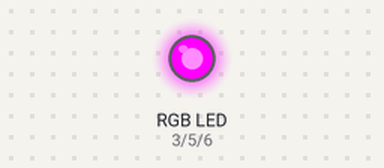
Recording of a sketch running on a simulated Arduino Uno, built with avr-gcc and run on an emulated ATmega328P. On the bench: an RGB LED mixed from three pins (HIGH = lit).

Above: at 0.1 s.
Timing chart, 0 to 1.6 s (numbered marks = the images above):
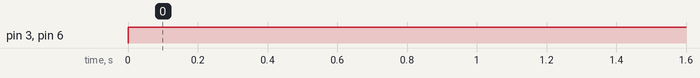

Measured:
- by itself, pin 3 (assume_R_connected_to_pin), pin 6 (assume_B_connected_to_pin): LOW → HIGH at 0.00 s

The sketch:

RGB_LED.ino
```cpp
// RGB LED sample code

void setup() {
  pinMode(3, OUTPUT); // assume R connected to pin 3
  pinMode(5, OUTPUT); // assume G connected to pin 5
  pinMode(6, OUTPUT); // assume B connected to pin 6
}

void loop() {
  analogWrite(3, 255);
  analogWrite(5, 0);
  analogWrite(6, 255);
  // R + B = Magenta
  delay(1000);
}
```
